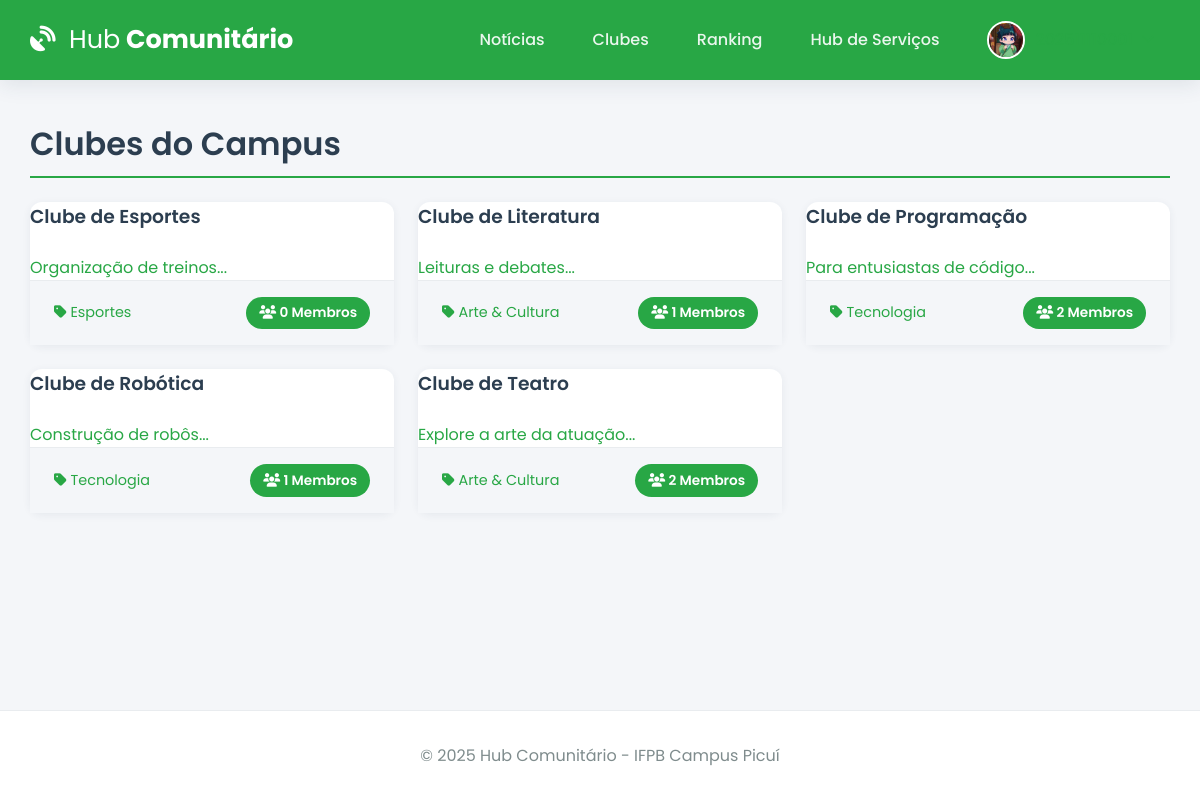
Page /clubes (signed in) on the committed database.
### tables this page shows
CREATE TABLE user (
    id INTEGER PRIMARY KEY AUTOINCREMENT,
    email TEXT UNIQUE NOT NULL,
    username TEXT UNIQUE NOT NULL,
    password_hash TEXT NOT NULL,
    image_file TEXT NOT NULL DEFAULT 'default.jpg'
);

CREATE TABLE clube (
    id INTEGER PRIMARY KEY AUTOINCREMENT,
    nome TEXT UNIQUE NOT NULL,
    descricao TEXT NOT NULL,
    categoria TEXT NOT NULL,
    lider_id INTEGER,
    FOREIGN KEY (lider_id) REFERENCES user (id)
);

### app.py (the view)
@app.route('/clubes')
@login_required
def clubes():
    query = "SELECT c.*, (SELECT COUNT(user_id) FROM membros_clube mc WHERE mc.clube_id = c.id) as member_count FROM clube c ORDER BY c.nome"
    todos_clubes = get_db().execute(query).fetchall()
    return render_template('clubes.html', clubes=todos_clubes)

### app.py (called while the page is built)
def get_db():
    if 'db' not in g:
        g.db = sqlite3.connect(app.config['DATABASE'], detect_types=sqlite3.PARSE_DECLTYPES)
        g.db.row_factory = sqlite3.Row
    return g.db

@app.context_processor
def inject_global_vars():
    return dict(g=g, current_year=datetime.now(timezone.utc).year, timedelta=timedelta)

@app.before_request
def load_logged_in_user():
    user_id = session.get('user_id')
    g.user = get_db().execute('SELECT * FROM user WHERE id = ?', (user_id,)).fetchone() if user_id else None
    if user_id and g.user is None: session.clear()

def login_required(f):
    @wraps(f)
    def decorated_function(*args, **kwargs):
        if g.user is None:
            flash('Você precisa fazer login para acessar esta página.', 'warning')
            return redirect(url_for('login'))
        return f(*args, **kwargs)
    return decorated_function

### templates/clubes.html (shortened to what this page needs)
{% extends 'base.html' %}
{% block content %}
    <h1 class="page-header">Clubes do Campus</h1>
    <div class="course-grid">
        {% for clube in clubes %}
            <a href="{{ url_for('detalhe_clube', clube_id=clube.id) }}" class="card-link">
                <div class="card course-card">
                    <h3>{{ clube.nome }}</h3>
                    <p class="text-muted">{{ clube.descricao|truncate(120) }}</p>
                    <div class="card-footer">
                        <span><i class="fas fa-tag"></i> {{ clube.categoria }}</span>
                        <span class="vagas-badge"><i class="fas fa-users"></i> {{ clube['member_count'] }} Membros</span>
                    </div>
                </div>
            </a>
        {% else %}
            <p>Nenhum clube encontrado.</p>
        {% endfor %}
    </div>
{% endblock %}

### templates/base.html (shortened to what this page needs)
<!DOCTYPE html>
<html lang="pt-br">
<head>
    <link rel="stylesheet" href="https://cdnjs.cloudflare.com/ajax/libs/font-awesome/6.5.2/css/all.min.css" xintegrity="sha512-SnH5WK+bZxgPHs44uWIX+LLJAJ9/2PkPKZ5QiAj6Ta86w+fsb2TkcmfRyVX3pBnMFcV7oQPJkl9QevSCWr3W6A==" />
    <link rel="stylesheet" href="{{ url_for('static', filename='css/style.css') }}">
</head>
<body>
    <header class="header">
        <div class="container">
            <nav class="navbar">
                <a class="navbar-brand" href="{{ url_for('index') }}">
                    <i class="fas fa-satellite-dish"></i> <strong>Hub</strong> Comunitário
                </a>
                <div class="nav-links" id="nav-links">
                    {% if g.user %}
                        <a class="nav-item" href="{{ url_for('noticias') }}">Notícias</a>
                        <a class="nav-item" href="{{ url_for('clubes') }}">Clubes</a>
                        <a class="nav-item" href="{{ url_for('ranking') }}">Ranking</a>
                        <a class="nav-item" href="{{ url_for('hub_servicos') }}">Hub de Serviços</a>
                        <div class="nav-item user-menu">
                             <a class="user-menu-trigger" href="#">
                                 <img src="{{ url_for('static', filename='profile_pics/' + g.user['image_file']) }}" class="nav-profile-image">
                                 <span>{{ g.user['username'] }}</span> <i class="fas fa-chevron-down dropdown-icon"></i>
                             </a>
                        </div>
                    {% else %}
                        <a href="{{ url_for('login') }}" class="nav-item">Entrar</a>
                        <a href="{{ url_for('register') }}" class="nav-item btn btn-outline">Registar</a>
                    {% endif %}
                </div>
            </nav>
        </div>
    </header>
    <main class="container">
        {% block content %}{% endblock %}
    </main>
    <footer class="footer">
        <p>&copy; {{ current_year }} Hub Comunitário - IFPB Campus Picuí</p>
    </footer>
</body>
</html>

### static/css/style.css (style rules this page uses)
:root { --ifpb-green: #28a745; --ifpb-green-dark: #218838; --dark-blue: #2c3e50; --light-gray: #ecf0f1; --medium-gray: #bdc3c7; --text-color: #34495e; --light-text: #7f8c8d; --background-color: #f4f6f9; --surface-color: #ffffff; --border-color: #e9ecef; --font-family-base: 'Poppins', sans-serif; --shadow-sm: 0 2px 8px rgba(44, 62, 80, 0.07); --shadow-md: 0 5px 20px rgba(44, 62, 80, 0.1); --border-radius: 12px; }
* { box-sizing: border-box; margin: 0; padding: 0; }
html { height: 100%; }
body { font-family: var(--font-family-base); background-color: var(--background-color); color: var(--text-color); display: flex; flex-direction: column; min-height: 100%; }
.container { width: 95%; max-width: 1200px; margin: 0 auto; }
main.container { flex-grow: 1; padding-top: 2.5rem; padding-bottom: 2.5rem; }
h1, h2, h3, h4 { font-weight: 600; color: var(--dark-blue); margin-bottom: 1.5rem; }
a { color: var(--ifpb-green); text-decoration: none; transition: color 0.2s; }
.header { background-color: var(--ifpb-green); padding: 0.8rem 0; box-shadow: var(--shadow-md); position: sticky; top: 0; z-index: 1000; }
.navbar { display: flex; justify-content: space-between; align-items: center; }
.navbar-brand { font-weight: 700; font-size: 1.6rem; color: var(--surface-color); }
.navbar-brand i { margin-right: 0.5rem; }
.navbar-brand strong { font-weight: 400; }
.nav-links { display: flex; align-items: center; gap: 1rem; }
.nav-item { color: rgba(255, 255, 255, 0.9); font-weight: 500; padding: 0.5rem 1rem; border-radius: var(--border-radius); transition: background-color 0.2s; }
.nav-profile-image { width: 38px; height: 38px; border-radius: 50%; margin-right: 10px; object-fit: cover; border: 2px solid var(--surface-color); }
.user-menu { position: relative; }
.user-menu-trigger { display: flex; align-items: center; cursor: pointer; }
.user-menu-trigger .dropdown-icon { font-size: 0.8em; margin-left: 0.5rem; transition: transform 0.2s; }
.card { background-color: var(--surface-color); border-radius: var(--border-radius); box-shadow: var(--shadow-sm); transition: all 0.3s ease-in-out; display: flex; flex-direction: column; height: 100%; }
.card .card-footer { padding: 1rem 1.5rem; background-color: var(--background-color); border-top: 1px solid var(--border-color); display: flex; justify-content: space-between; align-items: center; font-size: 0.9rem; }
.course-grid { display: grid; grid-template-columns: repeat(auto-fill, minmax(300px, 1fr)); gap: 1.5rem; }
.vagas-badge, .vagas-badge-lg { background-color: var(--ifpb-green); color: white; padding: 0.4rem 0.8rem; border-radius: 50px; font-size: 0.85rem; font-weight: 600; }
.page-header { border-bottom: 2px solid var(--ifpb-green); padding-bottom: 0.5rem; }
.footer { padding: 2rem 0; background-color: var(--surface-color); text-align: center; margin-top: auto; border-top: 1px solid var(--border-color); }
.footer p { margin: 0; color: var(--light-text); }

### rows in the picture
user: image_file (placeholder picture)
clube: nome "Clube de Esportes", descricao "Organização de treinos...", categoria "Esportes", member_count "0"
clube: nome "Clube de Literatura", descricao "Leituras e debates...", categoria "Arte & Cultura", member_count "1"
clube: nome "Clube de Programação", descricao "Para entusiastas de código...", categoria "Tecnologia", member_count "2"
clube: nome "Clube de Robótica", descricao "Construção de robôs...", categoria "Tecnologia", member_count "1"
clube: nome "Clube de Teatro", descricao "Explore a arte da atuação...", categoria "Arte & Cultura", member_count "2"
